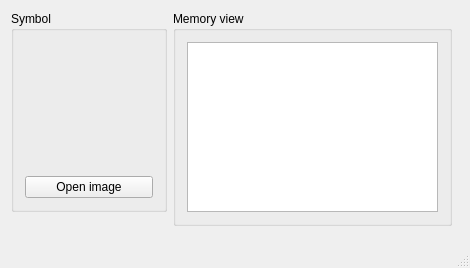
<?xml version="1.0" encoding="UTF-8"?>
<ui version="4.0">
 <class>MainWindow</class>
 <widget class="QMainWindow" name="MainWindow">
  <property name="geometry">
   <rect>
    <x>0</x>
    <y>0</y>
    <width>470</width>
    <height>268</height>
   </rect>
  </property>
  <property name="windowTitle">
   <string>MainWindow</string>
  </property>
  <property name="animated">
   <bool>false</bool>
  </property>
  <widget class="QWidget" name="centralWidget">
   <layout class="QHBoxLayout" name="horizontalLayout">
    <property name="bottomMargin">
     <number>20</number>
    </property>
    <item>
     <layout class="QVBoxLayout" name="verticalLayout_2">
      <item>
       <widget class="QGroupBox" name="groupBox">
        <property name="title">
         <string>Symbol</string>
        </property>
        <layout class="QVBoxLayout" name="verticalLayout">
         <item>
          <widget class="QLabel" name="label">
           <property name="minimumSize">
            <size>
             <width>128</width>
             <height>128</height>
            </size>
           </property>
           <property name="maximumSize">
            <size>
             <width>128</width>
             <height>123</height>
            </size>
           </property>
           <property name="text">
            <string/>
           </property>
          </widget>
         </item>
         <item>
          <widget class="QPushButton" name="pushButton">
           <property name="text">
            <string>Open image</string>
           </property>
          </widget>
         </item>
        </layout>
       </widget>
      </item>
      <item>
       <spacer name="verticalSpacer">
        <property name="orientation">
         <enum>Qt::Vertical</enum>
        </property>
        <property name="sizeHint" stdset="0">
         <size>
          <width>20</width>
          <height>40</height>
         </size>
        </property>
       </spacer>
      </item>
     </layout>
    </item>
    <item>
     <widget class="QGroupBox" name="groupBox_2">
      <property name="title">
       <string>Memory view</string>
      </property>
      <layout class="QVBoxLayout" name="verticalLayout_3">
       <item>
        <widget class="QListWidget" name="listWidget"/>
       </item>
      </layout>
     </widget>
    </item>
    <item>
     <spacer name="horizontalSpacer">
      <property name="orientation">
       <enum>Qt::Horizontal</enum>
      </property>
      <property name="sizeHint" stdset="0">
       <size>
        <width>12</width>
        <height>20</height>
       </size>
      </property>
     </spacer>
    </item>
   </layout>
  </widget>
  <widget class="QStatusBar" name="statusBar"/>
 </widget>
 <layoutdefault spacing="6" margin="11"/>
 <resources/>
 <connections/>
</ui>
